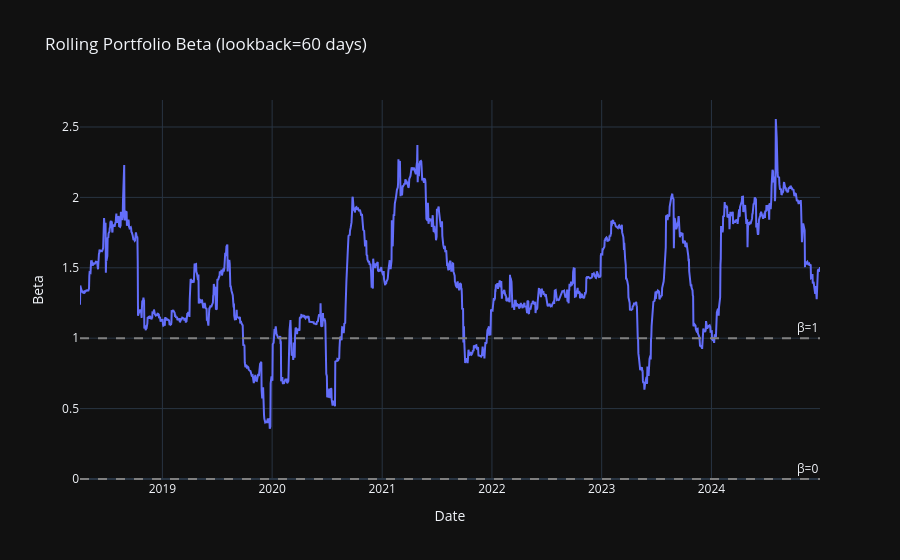

Notebook cell for this chart:
### Markdown cell above
## Portfolio Beta

Track portfolio beta over time vs SPY.

### Code cell
# Plot portfolio beta over time
fig_beta = result.plot_portfolio_beta()
fig_beta.show()

### Figure 1 — Plotly figure (JSON) as saved in the notebook; plotly's stock layout.template omitted (floating-point values rounded to 4 significant figures; data arrays with more than 128 entries replaced by an {"elided": "..."} marker saying what was removed)
{"data": [{"hovertemplate": "Date: %{x|%Y-%m-%d}<br>Beta: %{y:.4f}<extra></extra>", "line": {"width": 2}, "mode": "lines", "name": "Portfolio Beta", "x": {"elided": "1698 str values"}, "y": {"elided": "1698 float values"}, "type": "scatter"}], "layout": {"shapes": [{"line": {"color": "gray", "dash": "dash"}, "type": "line", "x0": 0, "x1": 1, "xref": "x domain", "y0": 1.0, "y1": 1.0, "yref": "y"}, {"line": {"color": "gray", "dash": "dash"}, "type": "line", "x0": 0, "x1": 1, "xref": "x domain", "y0": 0.0, "y1": 0.0, "yref": "y"}], "annotations": [{"showarrow": false, "text": "β=1", "x": 1, "xanchor": "right", "xref": "x domain", "y": 1.0, "yanchor": "bottom", "yref": "y"}, {"showarrow": false, "text": "β=0", "x": 1, "xanchor": "right", "xref": "x domain", "y": 0.0, "yanchor": "bottom", "yref": "y"}], "title": {"text": "Rolling Portfolio Beta (lookback=60 days)"}, "xaxis": {"title": {"text": "Date"}}, "yaxis": {"title": {"text": "Beta"}}, "hovermode": "x unified"}}
